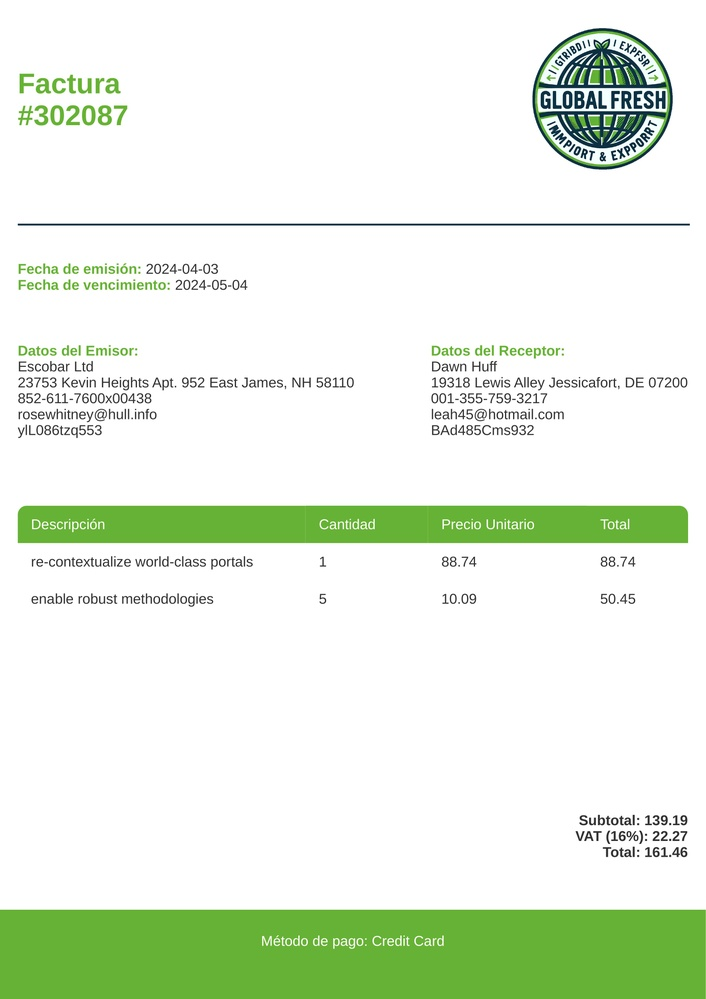
#> input picture factura0.jpg, 706 x 999 px, shrunk from 3308 x 4678 before the run
$ jupyter execute --allow-errors openCV.ipynb
#> lines starting #> are read from the running program, lines starting #| are printed output that depends on the picture; after the words box and inside, x2 and y2 are one past the last pixel; in counts of white or black regions, pixels touching at a corner belong together
### Importación de la librería

[cell 1]
from PIL import Image
import pytesseract
import cv2
from IPython.display import display
import numpy as np
import matplotlib.pyplot as plt

[cell 2]
image = Image.open("factura0.jpg")
#> image is the input picture: PIL image 706x999 RGB; mean R, G, B 229.4, 239.8, 223.6

[cell 3]
def pil_to_cv2(image):
    return cv2.cvtColor(np.array(image), cv2.COLOR_RGB2BGR)

def cv2_to_pil(image):
    return Image.fromarray(cv2.cvtColor(image, cv2.COLOR_BGR2RGB))

def to_string(image):
    return pytesseract.image_to_string(image)

def show_image_with_matplotlib(image, title="Image", size=(5, 5)):
    plt.figure(figsize=size)
    plt.imshow(cv2.cvtColor(image, cv2.COLOR_BGR2RGB))
    plt.title(title)
    plt.axis('off')
    plt.show()

[cell 4]
image_cv2 = pil_to_cv2(image)
image_gray = cv2.cvtColor(image_cv2, cv2.COLOR_BGR2GRAY)
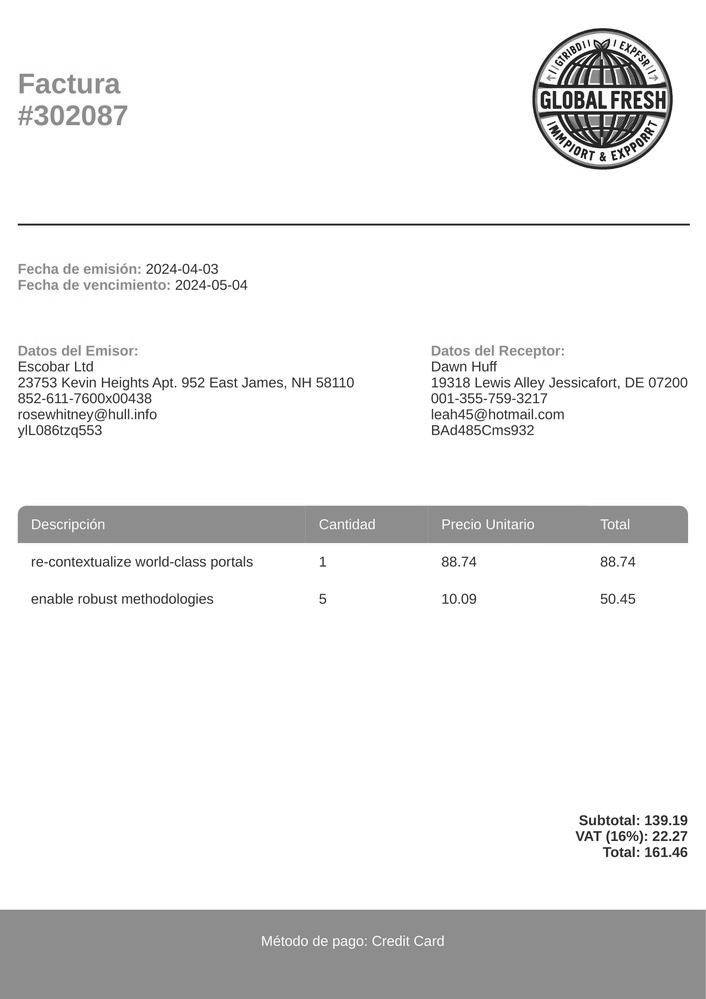
#> image_gray: shape (999, 706); min 5, max 255, mean 234.8
image_pil = cv2_to_pil(image_gray)

[cell 5]
# Apply binary thresholding
image_binary = cv2.threshold(image_gray, 0, 255, cv2.THRESH_BINARY + cv2.THRESH_OTSU)[1]
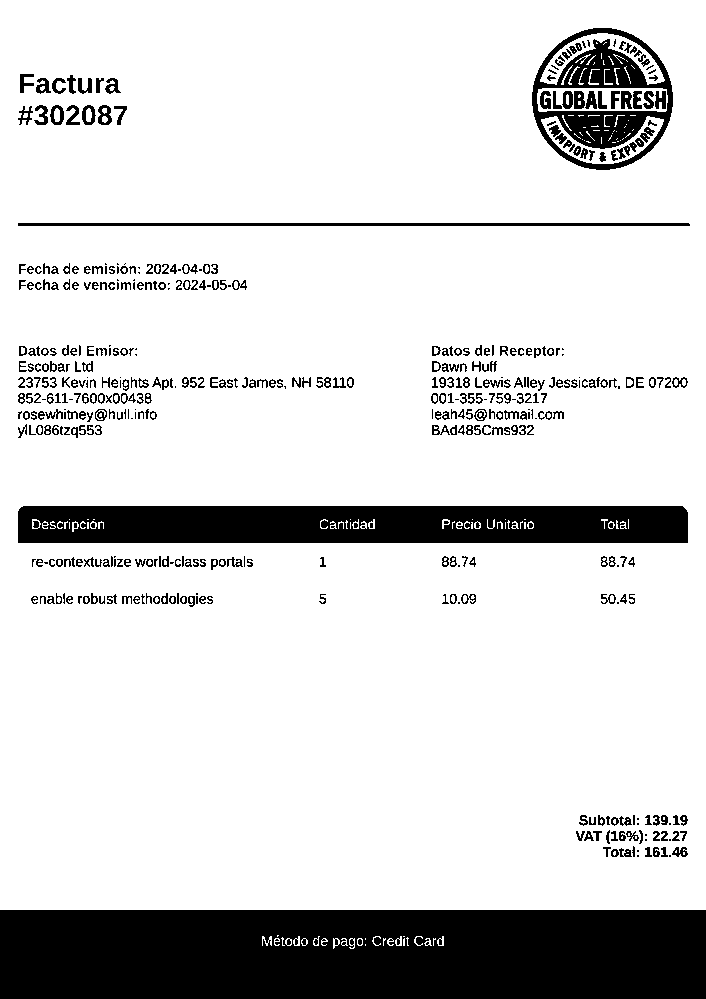
#> image_binary: shape (999, 706); 84.1% white; 462 black regions (98 under 20 px), largest, box (x1, y1, x2, y2) and area: (0, 910, 706, 999) 62197, (18, 506, 688, 543) 23791, (532, 28, 673, 170) 7505

show_image_with_matplotlib(image_binary, size=(10, 10))
